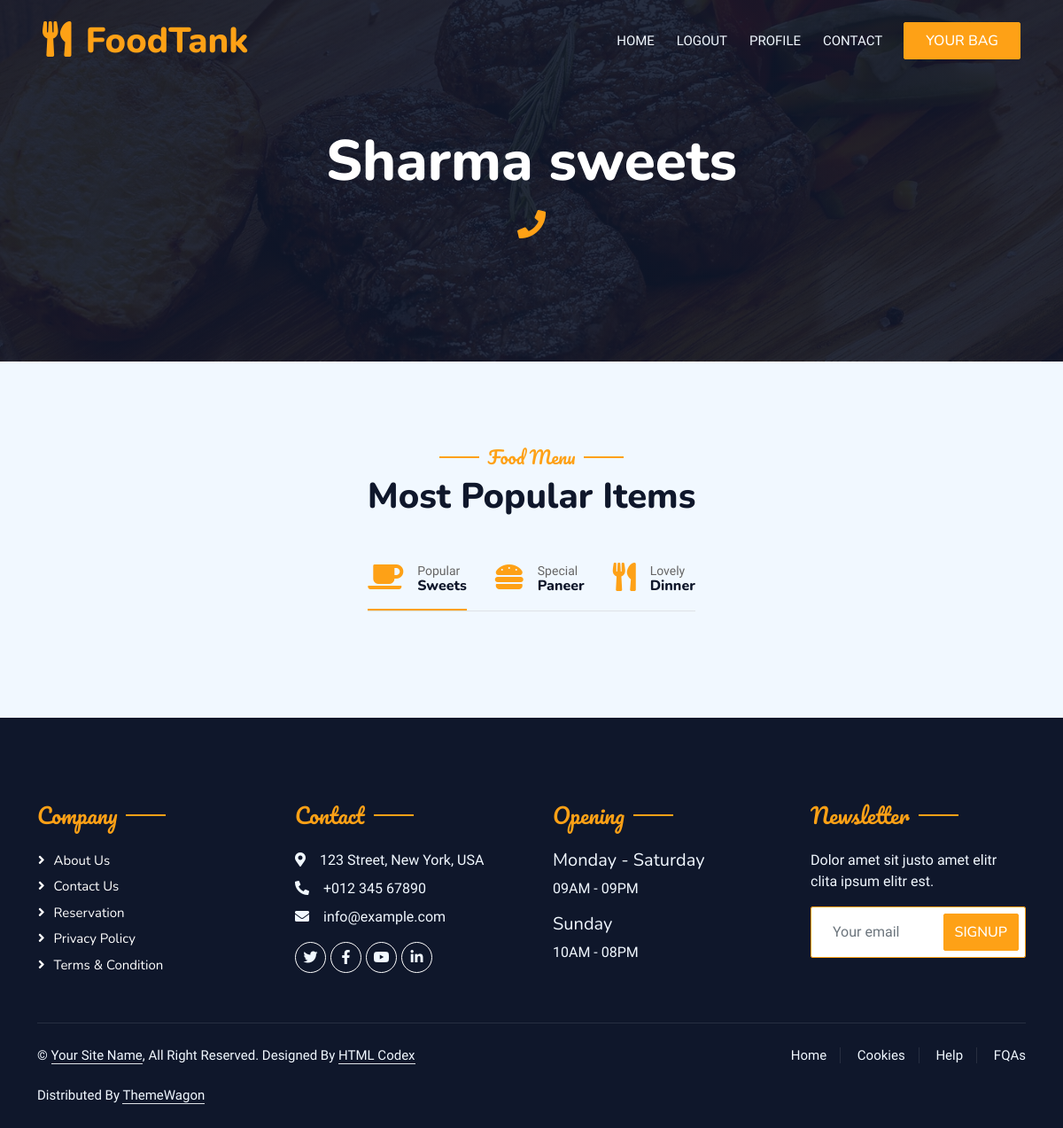
The app's page /foodprovider/restaurant_info/3 (signed in), older data.
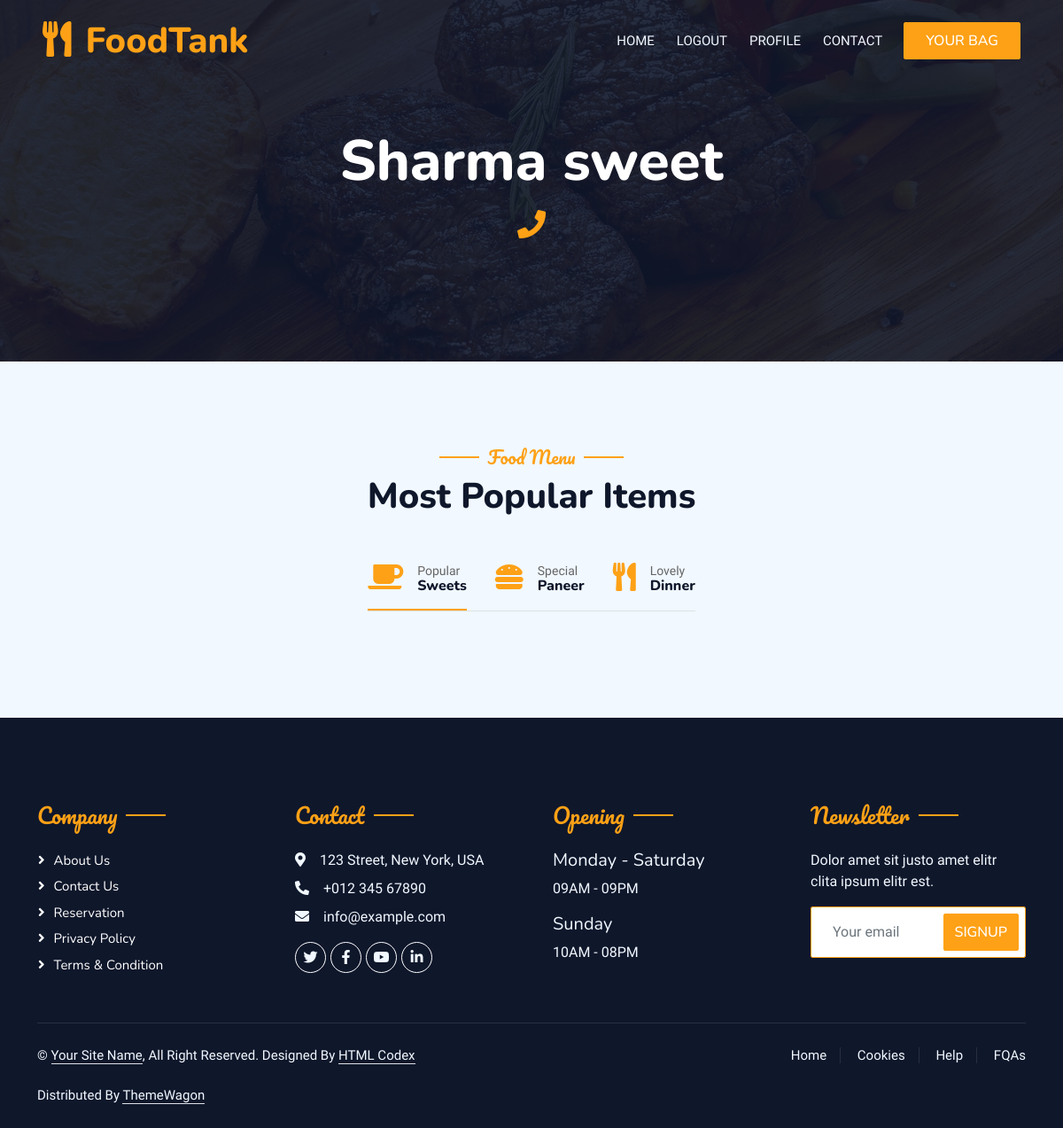
The same page, newer data.
### restaurant/models.py (models this page shows, shortened)
class Restaurant(models.Model):
    user = models.ForeignKey(User, on_delete=models.CASCADE,
                    limit_choices_to={'user_type': 'Foodprovider'})  # ForeignKey to User
    name = models.CharField(max_length=255)
    city = models.CharField(max_length=255)
    address = models.TextField()
    mobile = models.CharField(max_length=15)
    desc = models.TextField(blank=True, null=True)
    is_verified = models.BooleanField(default=False)
    veg_or_nonveg = models.CharField(max_length=255, choices=VEG_OR_NONVEG_CHOICES)
    no_of_chefs = models.PositiveIntegerField()
    start_date = models.DateField(blank=True, null=True)
    img1 = models.ImageField(upload_to='restaurant_images/', null=True, blank=True)
    img2 = models.ImageField(upload_to='restaurant_images/', null=True, blank=True)
    img3 = models.ImageField(upload_to='restaurant_images/', null=True, blank=True)
    img4 = models.ImageField(upload_to='restaurant_images/', null=True, blank=True)

### restaurant/views.py (the view)
# urls.py: path("restaurant_info/<int:id>", views.restaurant_info, name="restaurant_info"),
def restaurant_info(request, id):
    if not request.user.is_authenticated:
        return redirect("/login/")
    rest_id = Restaurant.objects.get(id=id)
    rest_id_menus = Menu.objects.filter(restaurant=rest_id)
    context = {
        'rest_id' : rest_id,
        'rest_id_menus' : rest_id_menus
    }
    return render(request, 'foodprovider/restaurant_info.html', context)

### templates/foodprovider/restaurant_info.html (shortened to what this page needs)
{% extends '../base.html' %}
{% block content %}
<div class="container-xxl position-relative p-0">
        {% include '../navbar.html' %}
    <div class="container-xxl py-5 bg-dark hero-header mb-5">
        <div class="container text-center my-5 pt-5 pb-4">
            <h1 class="display-3 text-white mb-3 animated slideInDown">{{rest_id.name}}</h1>
            <nav aria-label="breadcrumb">
                <ol class="breadcrumb justify-content-center text-uppercase">
                    <li class="breadcrumb-item"><a href="tel:{{rest_id.mobile}}"><i class="fa fa-phone fa-2x text-primary"></i></a></li>
                </ol>
            </nav>
        </div>
    </div>
</div>
<div class="container-xxl py-5">
    <div class="container">
        <div class="text-center wow fadeInUp" data-wow-delay="0.1s">
            <h5 class="section-title ff-secondary text-center text-primary fw-normal">Food Menu</h5>
            <h1 class="mb-5">Most Popular Items</h1>
        </div>
        <div class="tab-class text-center wow fadeInUp" data-wow-delay="0.1s">
            <ul class="nav nav-pills d-inline-flex justify-content-center border-bottom mb-5">
                <li class="nav-item">
                    <a class="d-flex align-items-center text-start mx-3 ms-0 pb-3 active" data-bs-toggle="pill" href="#tab-1">
                        <i class="fa fa-coffee fa-2x text-primary"></i>
                        <div class="ps-3">
                            <small class="text-body">Popular</small>
                            <h6 class="mt-n1 mb-0">Sweets</h6>
                        </div>
                    </a>
                </li>
                <li class="nav-item">
                    <a class="d-flex align-items-center text-start mx-3 pb-3" data-bs-toggle="pill" href="#tab-2">
                        <i class="fa fa-hamburger fa-2x text-primary"></i>
                        <div class="ps-3">
                            <small class="text-body">Special</small>
                            <h6 class="mt-n1 mb-0">Paneer</h6>
                        </div>
                    </a>
                </li>
                <li class="nav-item">
                    <a class="d-flex align-items-center text-start mx-3 me-0 pb-3" data-bs-toggle="pill" href="#tab-3">
                        <i class="fa fa-utensils fa-2x text-primary"></i>
                        <div class="ps-3">
                            <small class="text-body">Lovely</small>
                            <h6 class="mt-n1 mb-0">Dinner</h6>
                        </div>
                    </a>
                </li>
            </ul>
        </div>
    </div>
</div>
{% endblock content %}

Row changes from the older to the newer data that the page shows:
changed Restaurant: name "Sharma sweets" → "Sharma sweet"
